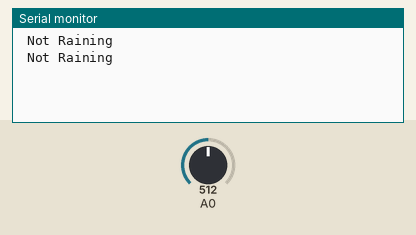
A sketch run on a simulated Arduino Uno, built with avr-gcc and run on an emulated ATmega328P. On the bench: the last lines printed to the serial monitor. The test bench sets the inputs (shaded band); at power-on: A0 = 512.

Above: at 1.8 s.
1.9 s: A0 set to 358
At 2.8 s:
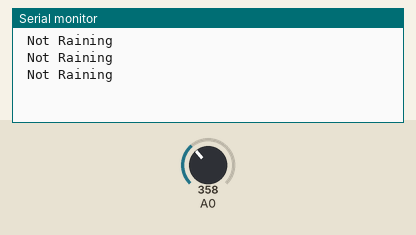
3.4 s: A0 set to 330
At 4.7 s:
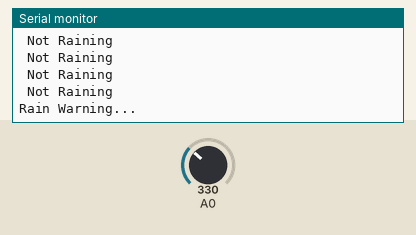

Measured:
- the behaviour switches between 342 and 341 on A0 (found by bisection; images 1 and 2)
- after the input at 3.4 s, the serial monitor: prints a new line after 0.60 s (image 2)

The sketch:

raindetection.ino
```cpp
const int sensorMin = 0;
const int sensorMax = 1024;


void setup() {
  // put your setup code here, to run once:
  Serial.begin(9600);
}

void loop() {
  // put your main code here, to run repeatedly:

  int sensorReading = analogRead(A0);
  int range = map(sensorReading, sensorMin, sensorMax, 0, 3);

  // range value is put

  switch(range){
    case 0:
      Serial.println("Rain Warning...");
      break;


    case 1:
      Serial.println(" Not Raining");
      break;

    }

    delay(1000);
}
```
